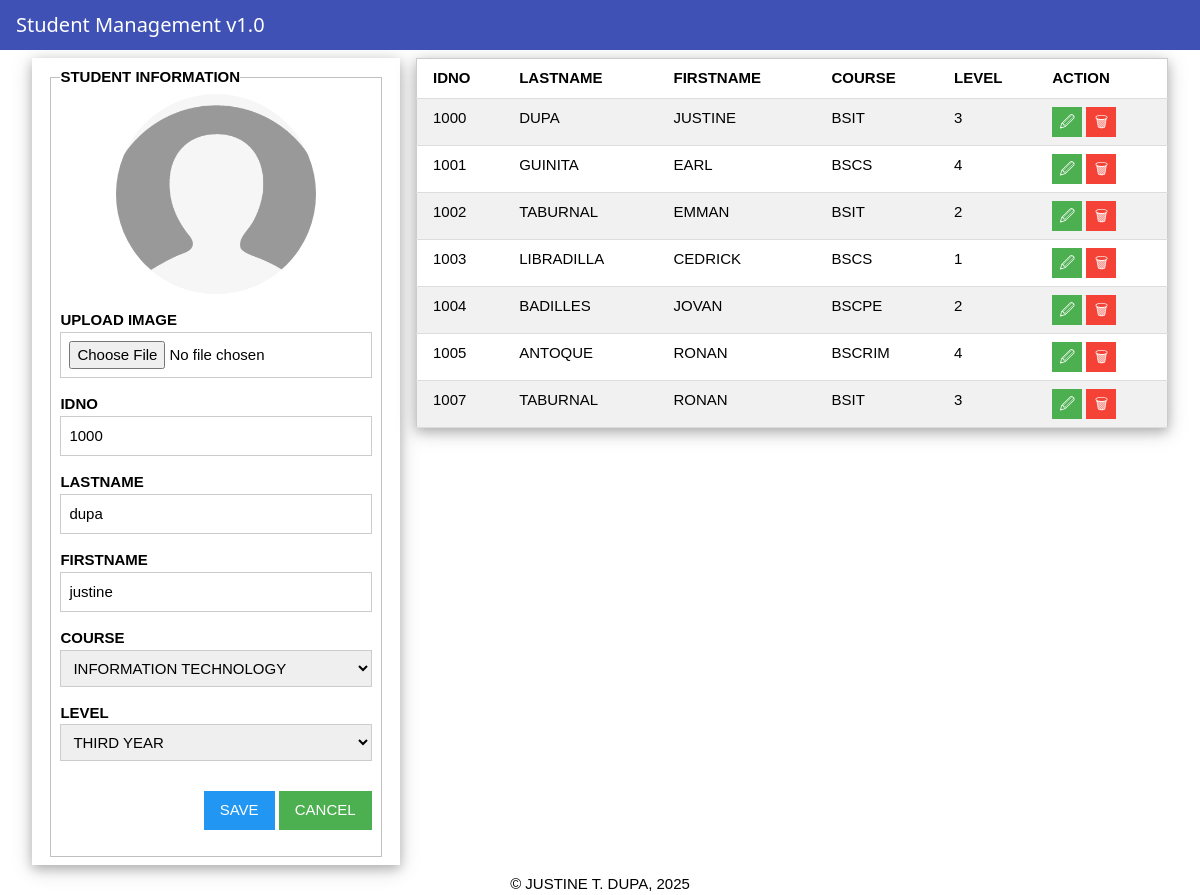
Page /update/1000 on the committed database.
### tables this page shows
CREATE TABLE students(
id integer primary key autoincrement,
idno varchar(10) unique,
lastname varchar(25),
firstname varchar(25),
course varchar(10),
level varchar(5), image varchar(25));

### app.py (the view, shortened to what this page needs)
@app.route("/update/<idno>", methods=['GET', 'POST'])
def update_student(idno):
    student = getRecord("students", idno=idno)
    if not student:
        return redirect(url_for('index'))
    student = student[0]  # Extract dict from list
    students = getAll('students')
    return render_template('index.html', student=student, studentlist=students)

### db/dbhelper.py (called while the page is built)
def getProcess(sql, vals) -> list:
    conn = connect(database)
    conn.row_factory = Row
    cursor = conn.cursor()
    cursor.execute(sql, vals)
    data = cursor.fetchall()
    cursor.close()
    conn.close()
    return data

def getAll(table) -> list:
    sql = f"SELECT * FROM {table}"
    return getProcess(sql, [])

def getRecord(table, **kwargs) -> list:
    keys = list(kwargs.keys())
    vals = list(kwargs.values())
    flds = []
    for key in keys:
        flds.append(f"{key} =?")
    fields = " AND ".join(flds)
    sql = f"SELECT * FROM {table} WHERE {fields}"
    return getProcess(sql, vals)

### templates/index.html (shortened to what this page needs)
{% extends 'base.html' %} {% block content %}
<div class="w3-row-padding">
  <div class="w3-third">
    <div class="w3-card-4 w3-container w3-padding">
      <fieldset>
        <legend><b>STUDENT INFORMATION</b></legend>
        <form method="post" enctype="multipart/form-data" action="{% if student %}{{ url_for('update_student', idno=student.idno) }}{% else %}{{ url_for('add_student') }}{% endif %}">
          <center>
            {% if student and student.image %}
              <img id="profilePreview"
                  src="{{ url_for('static', filename='uploads/' ~ student.image) }}"
                  alt="Profile Image" width="200" height="200" style="border-radius: 50%; object-fit: cover;">
            {% else %}
              <img id="profilePreview"
                  src="{{ url_for('static', filename='images/user_profile.png') }}"
                  alt="Default Profile" width="200" height="200" style="border-radius: 50%; object-fit: cover;">
            {% endif %}
          </center>
          <p>
            <label><b>UPLOAD IMAGE</b></label>
            <input type="file" name="image" accept="image/*" class="w3-input w3-border"
                  onchange="previewImage(event)">
          </p>
          <p>
              <label><b>IDNO</b></label>
              <input
              type="number"
              name="idno"
              id="idno"
              class="w3-input w3-border"
              required
              value="{{ student.idno if student else '' }}"
              />
          </p>
          <p>
              <label><b>LASTNAME</b></label>
              <input
              type="text"
              name="lastname"
              id="lastname"
              class="w3-input w3-border"
              required
              value="{{ student.lastname if student else '' }}"
              />
          </p>
          <p>
              <label><b>FIRSTNAME</b></label>
              <input
              type="text"
              name="firstname"
              id="firstname"
              class="w3-input w3-border"
              required
              value="{{ student.firstname if student else '' }}"
              />
          </p>
          <p>
              <label><b>COURSE</b></label>
              <select name="course" id="course" class="w3-input w3-border required">
              <option value="bsit" {% if student and student.course == 'bsit' %}selected{% endif %}>INFORMATION TECHNOLOGY</option>
              </select>
          </p>
          <p>
              <label><b>LEVEL</b></label>
              <select name="level" id="level" class="w3-input w3-border required">
              <option value="3" {% if student and student.level == '3' %}selected{% endif %}>THIRD YEAR</option>
              </select>
          </p>
          <p class="w3-right">
              <input type="submit" value="SAVE" class="w3-button w3-blue" />
              {% if student %}
              <a href="{{ url_for('index') }}" class="w3-button w3-green">CANCEL</a>
              {% else %}
              <input type="reset" value="CANCEL" class="w3-button w3-green" />
              {% endif %}
          </p>
        </form>
      </fieldset>
    </div>
  </div>
  <div class="w3-twothird">
    <table class="w3-table-all w3-card-4">
      <tr>
        <th>IDNO</th>
        <th class="w3-hide-small w3-hide-medium">LASTNAME</th>
        <th class="w3-hide-small w3-hide-medium">FIRSTNAME</th>
        <th class="w3-hide-small w3-hide-medium">COURSE</th>
        <th class="w3-hide-small w3-hide-medium">LEVEL</th>
        <th>ACTION</th>
        {% for student in studentlist %}
        <tr>
            <td>{{  student['idno'] }}</td>
            <td class="w3-hide-small w3-hide-medium">{{  student['lastname'].upper() }}</td>
            <td class="w3-hide-small w3-hide-medium">{{  student['firstname'].upper() }}</td>
            <td class="w3-hide-small w3-hide-medium">{{  student['course'].upper() }}</td>
            <td class="w3-hide-small w3-hide-medium">{{  student['level'] }}</td>
            <td>
                <a href="{{ url_for('update_student', idno=student['idno']) }}" class="w3-button w3-green" style="width: 30px !important; height: 30px !important; padding: 0 !important; text-align: center; line-height: 30px;">&#128393;</a>
                <a href="{{ url_for('delete_student', idno=student['idno']) }}" class="w3-button w3-red" style="width: 30px !important; height: 30px !important; padding: 0 !important; text-align: center; line-height: 30px;">&#128465;</a>
            </td>
        </tr>
        {% endfor %}
      </tr>
    </table>
  </div>
</div>
{% endblock %}

### static/css/w3.css (style rules this page uses)
*,*:before,*:after { box-sizing:inherit }
html { -ms-text-size-adjust:100%;-webkit-text-size-adjust:100% }
body { margin:0 }
a { background-color:transparent }
b,strong { font-weight:bolder }
img { border-style:none }
button,input,select,textarea,optgroup { font:inherit;margin:0 }
button,input { overflow:visible }
button,select { text-transform:none }
button,[type=button],[type=reset],[type=submit] { -webkit-appearance:button }
fieldset { border:1px solid #c0c0c0;margin:0 2px;padding:.35em .625em .75em }
legend { color:inherit;display:table;max-width:100%;padding:0;white-space:normal }
html,body { font-family:Verdana,sans-serif;font-size:15px;line-height:1.5 }
html { overflow-x:hidden }
img { vertical-align:middle }
a { color:inherit }
.w3-table,.w3-table-all { border-collapse:collapse;border-spacing:0;width:100%;display:table }
.w3-table-all { border:1px solid #ccc }
.w3-bordered tr,.w3-table-all tr { border-bottom:1px solid #ddd }
.w3-table-all tr:nth-child(odd) { background-color:#fff }
.w3-table-all tr:nth-child(even) { background-color:#f1f1f1 }
.w3-table td,.w3-table th,.w3-table-all td,.w3-table-all th { padding:8px 8px;display:table-cell;text-align:left;vertical-align:top }
.w3-table th:first-child,.w3-table td:first-child,.w3-table-all th:first-child,.w3-table-all td:first-child { padding-left:16px }
.w3-btn,.w3-button { border:none;display:inline-block;padding:8px 16px;vertical-align:middle;overflow:hidden;text-decoration:none;color:inherit;background-color:inherit;text-align:center;cursor:pointer;white-space:nowrap }
.w3-btn,.w3-button { -webkit-touch-callout:none;-webkit-user-select:none;-khtml-user-select:none;-moz-user-select:none;-ms-user-select:none;user-select:none }
.w3-input { padding:8px;display:block;border:none;border-bottom:1px solid #ccc;width:100% }
.w3-container:after,.w3-container:before,.w3-panel:after,.w3-panel:before,.w3-row:after,.w3-row:before,.w3-row-padding:after,.w3-row-padding:before, .w3-cell-row:before,.w3-cell-row:after,.w3-clear:after,.w3-clear:before,.w3-bar:before,.w3-bar:after { content:"";display:table;clear:both }
.w3-col,.w3-half,.w3-third,.w3-twothird,.w3-threequarter,.w3-quarter { float:left;width:100% }
@media (min-width:601px) { .w3-col.m4,.w3-third { width:33.33333% } }
@media (min-width:601px) { .w3-col.m8,.w3-twothird { width:66.66666% } }
.w3-row-padding,.w3-row-padding>.w3-half,.w3-row-padding>.w3-third,.w3-row-padding>.w3-twothird,.w3-row-padding>.w3-threequarter,.w3-row-padding>.w3-quarter,.w3-row-padding>.w3-col { padding:0 8px }
.w3-container,.w3-panel { padding:0.01em 16px }
.w3-card-4,.w3-hover-shadow:hover { box-shadow:0 4px 10px 0 rgba(0,0,0,0.2),0 4px 20px 0 rgba(0,0,0,0.19) }
.w3-border { border:1px solid #ccc!important }
.w3-padding { padding:8px 16px!important }
.w3-right { float:right!important }
.w3-blue,.w3-hover-blue:hover { color:#fff!important;background-color:#2196F3!important }
.w3-green,.w3-hover-green:hover { color:#fff!important;background-color:#4CAF50!important }
.w3-red,.w3-hover-red:hover { color:#fff!important;background-color:#f44336!important }

### rows in the picture
students: idno "1000", lastname "dupa", firstname "justine", course "INFORMATION TECHNOLOGY", level "THIRD YEAR", lastname "DUPA", firstname "JUSTINE", course "BSIT", level "3"
students: idno "1001", lastname "GUINITA", firstname "EARL", course "BSCS", level "4"
students: idno "1002", lastname "TABURNAL", firstname "EMMAN", course "BSIT", level "2"
students: idno "1003", lastname "LIBRADILLA", firstname "CEDRICK", course "BSCS", level "1"
students: idno "1004", lastname "BADILLES", firstname "JOVAN", course "BSCPE", level "2"
students: idno "1005", lastname "ANTOQUE", firstname "RONAN", course "BSCRIM", level "4"
students: idno "1007", lastname "TABURNAL", firstname "RONAN", course "BSIT", level "3"
